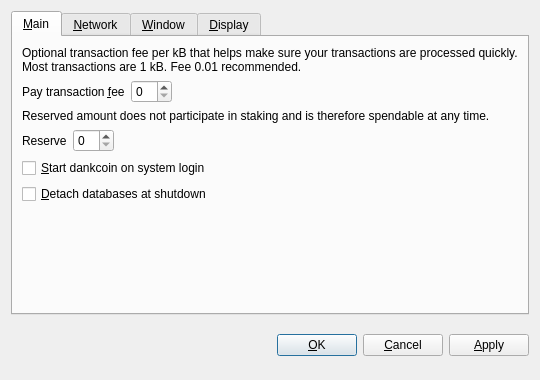
<?xml version="1.0" encoding="UTF-8"?>
<ui version="4.0">
 <class>OptionsDialog</class>
 <widget class="QDialog" name="OptionsDialog">
  <property name="geometry">
   <rect>
    <x>0</x>
    <y>0</y>
    <width>540</width>
    <height>380</height>
   </rect>
  </property>
  <property name="windowTitle">
   <string>Options</string>
  </property>
  <property name="modal">
   <bool>true</bool>
  </property>
  <layout class="QVBoxLayout" name="verticalLayout">
   <item>
    <widget class="QTabWidget" name="tabWidget">
     <property name="tabPosition">
      <enum>QTabWidget::North</enum>
     </property>
     <property name="currentIndex">
      <number>0</number>
     </property>
     <widget class="QWidget" name="tabMain">
      <attribute name="title">
       <string>&amp;Main</string>
      </attribute>
      <layout class="QVBoxLayout" name="verticalLayout_Main">
       <item>
        <widget class="QLabel" name="transactionFeeInfoLabel">
         <property name="text">
          <string>Optional transaction fee per kB that helps make sure your transactions are processed quickly. Most transactions are 1 kB. Fee 0.01 recommended.</string>
         </property>
         <property name="textFormat">
          <enum>Qt::PlainText</enum>
         </property>
         <property name="wordWrap">
          <bool>true</bool>
         </property>
        </widget>
       </item>
       <item>
        <layout class="QHBoxLayout" name="horizontalLayoutFee">
         <item>
          <widget class="QLabel" name="transactionFeeLabel">
           <property name="text">
            <string>Pay transaction &amp;fee</string>
           </property>
           <property name="textFormat">
            <enum>Qt::PlainText</enum>
           </property>
           <property name="buddy">
            <cstring>transactionFee</cstring>
           </property>
          </widget>
         </item>
         <item>
          <widget class="BitcoinAmountField" name="transactionFee"/>
         </item>
         <item>
          <spacer name="horizontalSpacerFee">
           <property name="orientation">
            <enum>Qt::Horizontal</enum>
           </property>
           <property name="sizeHint" stdset="0">
            <size>
             <width>40</width>
             <height>20</height>
            </size>
           </property>
          </spacer>
         </item>
        </layout>
       </item>
       <item>
        <widget class="QLabel" name="reserveBalanceInfoLabel">
         <property name="text">
          <string>Reserved amount does not participate in staking and is therefore spendable at any time.</string>
         </property>
         <property name="textFormat">
          <enum>Qt::PlainText</enum>
         </property>
         <property name="wordWrap">
          <bool>true</bool>
         </property>
        </widget>
       </item>
       <item>
        <layout class="QHBoxLayout" name="horizontalLayoutReserveBalance">
         <item>
          <widget class="QLabel" name="reserveBalanceLabel">
           <property name="text">
            <string>Reserve</string>
           </property>
           <property name="textFormat">
            <enum>Qt::PlainText</enum>
           </property>
           <property name="buddy">
            <cstring>reserveBalance</cstring>
           </property>
          </widget>
         </item>
         <item>
          <widget class="BitcoinAmountField" name="reserveBalance"/>
         </item>
         <item>
          <spacer name="horizontalSpacerReserveBalance">
           <property name="orientation">
            <enum>Qt::Horizontal</enum>
           </property>
           <property name="sizeHint" stdset="0">
            <size>
             <width>40</width>
             <height>20</height>
            </size>
           </property>
          </spacer>
         </item>
        </layout>
       </item>
       <item>
        <widget class="QCheckBox" name="bitcoinAtStartup">
         <property name="toolTip">
          <string>Automatically start dankcoin after logging in to the system.</string>
         </property>
         <property name="text">
          <string>&amp;Start dankcoin on system login</string>
         </property>
        </widget>
       </item>
       <item>
        <widget class="QCheckBox" name="detachDatabases">
         <property name="toolTip">
          <string>Detach block and address databases at shutdown. This means they can be moved to another data directory, but it slows down shutdown. The wallet is always detached.</string>
         </property>
         <property name="text">
          <string>&amp;Detach databases at shutdown</string>
         </property>
        </widget>
       </item>
       <item>
        <spacer name="verticalSpacer_Main">
         <property name="orientation">
          <enum>Qt::Vertical</enum>
         </property>
         <property name="sizeHint" stdset="0">
          <size>
           <width>20</width>
           <height>40</height>
          </size>
         </property>
        </spacer>
       </item>
      </layout>
     </widget>
     <widget class="QWidget" name="tabNetwork">
      <attribute name="title">
       <string>&amp;Network</string>
      </attribute>
      <layout class="QVBoxLayout" name="verticalLayout_Network">
       <item>
        <widget class="QCheckBox" name="mapPortUpnp">
         <property name="toolTip">
          <string>Automatically open the dankcoin client port on the router. This only works when your router supports UPnP and it is enabled.</string>
         </property>
         <property name="text">
          <string>Map port using &amp;UPnP</string>
         </property>
        </widget>
       </item>
       <item>
        <widget class="QCheckBox" name="connectSocks">
         <property name="toolTip">
          <string>Connect to the dankcoin network through a SOCKS proxy (e.g. when connecting through Tor).</string>
         </property>
         <property name="text">
          <string>&amp;Connect through SOCKS proxy:</string>
         </property>
        </widget>
       </item>
       <item>
        <layout class="QHBoxLayout" name="horizontalLayout_Network">
         <item>
          <widget class="QLabel" name="proxyIpLabel">
           <property name="text">
            <string>Proxy &amp;IP:</string>
           </property>
           <property name="textFormat">
            <enum>Qt::PlainText</enum>
           </property>
           <property name="buddy">
            <cstring>proxyIp</cstring>
           </property>
          </widget>
         </item>
         <item>
          <widget class="QValidatedLineEdit" name="proxyIp">
           <property name="maximumSize">
            <size>
             <width>140</width>
             <height>16777215</height>
            </size>
           </property>
           <property name="toolTip">
            <string>IP address of the proxy (e.g. 127.0.0.1)</string>
           </property>
          </widget>
         </item>
         <item>
          <widget class="QLabel" name="proxyPortLabel">
           <property name="text">
            <string>&amp;Port:</string>
           </property>
           <property name="textFormat">
            <enum>Qt::PlainText</enum>
           </property>
           <property name="buddy">
            <cstring>proxyPort</cstring>
           </property>
          </widget>
         </item>
         <item>
          <widget class="QLineEdit" name="proxyPort">
           <property name="maximumSize">
            <size>
             <width>55</width>
             <height>16777215</height>
            </size>
           </property>
           <property name="toolTip">
            <string>Port of the proxy (e.g. 9050)</string>
           </property>
          </widget>
         </item>
         <item>
          <widget class="QLabel" name="socksVersionLabel">
           <property name="text">
            <string>SOCKS &amp;Version:</string>
           </property>
           <property name="textFormat">
            <enum>Qt::PlainText</enum>
           </property>
           <property name="buddy">
            <cstring>socksVersion</cstring>
           </property>
          </widget>
         </item>
         <item>
          <widget class="QValueComboBox" name="socksVersion">
           <property name="toolTip">
            <string>SOCKS version of the proxy (e.g. 5)</string>
           </property>
          </widget>
         </item>
         <item>
          <spacer name="horizontalSpacer_Network">
           <property name="orientation">
            <enum>Qt::Horizontal</enum>
           </property>
           <property name="sizeHint" stdset="0">
            <size>
             <width>40</width>
             <height>20</height>
            </size>
           </property>
          </spacer>
         </item>
        </layout>
       </item>
       <item>
        <spacer name="verticalSpacer_Network">
         <property name="orientation">
          <enum>Qt::Vertical</enum>
         </property>
         <property name="sizeHint" stdset="0">
          <size>
           <width>20</width>
           <height>40</height>
          </size>
         </property>
        </spacer>
       </item>
      </layout>
     </widget>
     <widget class="QWidget" name="tabWindow">
      <attribute name="title">
       <string>&amp;Window</string>
      </attribute>
      <layout class="QVBoxLayout" name="verticalLayout_Window">
       <item>
        <widget class="QCheckBox" name="minimizeToTray">
         <property name="toolTip">
          <string>Show only a tray icon after minimizing the window.</string>
         </property>
         <property name="text">
          <string>&amp;Minimize to the tray instead of the taskbar</string>
         </property>
        </widget>
       </item>
       <item>
        <widget class="QCheckBox" name="minimizeOnClose">
         <property name="toolTip">
          <string>Minimize instead of exit the application when the window is closed. When this option is enabled, the application will be closed only after selecting Quit in the menu.</string>
         </property>
         <property name="text">
          <string>M&amp;inimize on close</string>
         </property>
        </widget>
       </item>
       <item>
        <spacer name="verticalSpacer_Window">
         <property name="orientation">
          <enum>Qt::Vertical</enum>
         </property>
         <property name="sizeHint" stdset="0">
          <size>
           <width>20</width>
           <height>40</height>
          </size>
         </property>
        </spacer>
       </item>
      </layout>
     </widget>
     <widget class="QWidget" name="tabDisplay">
      <attribute name="title">
       <string>&amp;Display</string>
      </attribute>
      <layout class="QVBoxLayout" name="verticalLayout_Display">
       <item>
        <layout class="QHBoxLayout" name="horizontalLayout_1_Display">
         <item>
          <widget class="QLabel" name="langLabel">
           <property name="text">
            <string>User Interface &amp;language:</string>
           </property>
           <property name="textFormat">
            <enum>Qt::PlainText</enum>
           </property>
           <property name="buddy">
            <cstring>lang</cstring>
           </property>
          </widget>
         </item>
         <item>
          <widget class="QValueComboBox" name="lang">
           <property name="toolTip">
            <string>The user interface language can be set here. This setting will take effect after restarting dankcoin.</string>
           </property>
          </widget>
         </item>
        </layout>
       </item>
       <item>
        <layout class="QHBoxLayout" name="horizontalLayout_2_Display">
         <item>
          <widget class="QLabel" name="unitLabel">
           <property name="text">
            <string>&amp;Unit to show amounts in:</string>
           </property>
           <property name="textFormat">
            <enum>Qt::PlainText</enum>
           </property>
           <property name="buddy">
            <cstring>unit</cstring>
           </property>
          </widget>
         </item>
         <item>
          <widget class="QValueComboBox" name="unit">
           <property name="toolTip">
            <string>Choose the default subdivision unit to show in the interface and when sending coins.</string>
           </property>
          </widget>
         </item>
        </layout>
       </item>
       <item>
        <widget class="QCheckBox" name="displayAddresses">
         <property name="toolTip">
          <string>Whether to show dankcoin addresses in the transaction list or not.</string>
         </property>
         <property name="text">
          <string>&amp;Display addresses in transaction list</string>
         </property>
        </widget>
       </item>
       <item>
        <widget class="QCheckBox" name="coinControlFeatures">
         <property name="toolTip">
          <string>Whether to show coin control features or not.</string>
         </property>
         <property name="text">
          <string>Display coin &amp;control features (experts only!)</string>
         </property>
        </widget>
       </item>
       <item>
        <spacer name="verticalSpacer_Display">
         <property name="orientation">
          <enum>Qt::Vertical</enum>
         </property>
         <property name="sizeHint" stdset="0">
          <size>
           <width>20</width>
           <height>40</height>
          </size>
         </property>
        </spacer>
       </item>
      </layout>
     </widget>
    </widget>
   </item>
   <item>
    <layout class="QHBoxLayout" name="horizontalLayout_Buttons">
     <item>
      <spacer name="horizontalSpacer_1">
       <property name="orientation">
        <enum>Qt::Horizontal</enum>
       </property>
       <property name="sizeHint" stdset="0">
        <size>
         <width>40</width>
         <height>48</height>
        </size>
       </property>
      </spacer>
     </item>
     <item>
      <widget class="QLabel" name="statusLabel">
       <property name="font">
        <font>
         <weight>75</weight>
         <bold>true</bold>
        </font>
       </property>
       <property name="text">
        <string/>
       </property>
       <property name="textFormat">
        <enum>Qt::PlainText</enum>
       </property>
       <property name="wordWrap">
        <bool>true</bool>
       </property>
      </widget>
     </item>
     <item>
      <spacer name="horizontalSpacer_2">
       <property name="orientation">
        <enum>Qt::Horizontal</enum>
       </property>
       <property name="sizeHint" stdset="0">
        <size>
         <width>40</width>
         <height>48</height>
        </size>
       </property>
      </spacer>
     </item>
     <item>
      <widget class="QPushButton" name="okButton">
       <property name="text">
        <string>&amp;OK</string>
       </property>
      </widget>
     </item>
     <item>
      <widget class="QPushButton" name="cancelButton">
       <property name="text">
        <string>&amp;Cancel</string>
       </property>
       <property name="autoDefault">
        <bool>false</bool>
       </property>
      </widget>
     </item>
     <item>
      <widget class="QPushButton" name="applyButton">
       <property name="text">
        <string>&amp;Apply</string>
       </property>
       <property name="autoDefault">
        <bool>false</bool>
       </property>
      </widget>
     </item>
    </layout>
   </item>
  </layout>
 </widget>
 <customwidgets>
  <customwidget>
   <class>BitcoinAmountField</class>
   <extends>QSpinBox</extends>
   <header>bitcoinamountfield.h</header>
  </customwidget>
  <customwidget>
   <class>QValueComboBox</class>
   <extends>QComboBox</extends>
   <header>qvaluecombobox.h</header>
  </customwidget>
  <customwidget>
   <class>QValidatedLineEdit</class>
   <extends>QLineEdit</extends>
   <header>qvalidatedlineedit.h</header>
  </customwidget>
 </customwidgets>
 <resources/>
 <connections/>
</ui>
